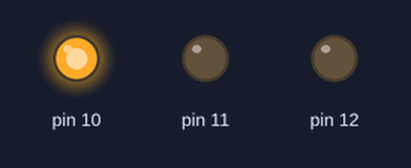
Bench run of a sketch on a simulated Arduino Uno, built with avr-gcc and run on an emulated ATmega328P. Parts: output pins drawn as LEDs (lit = HIGH).

Above: at 0.5 s.
At 2.5 s:
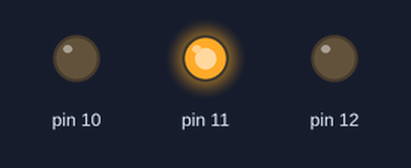
At 4.5 s:
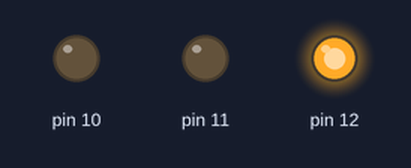
At 5.5 s:
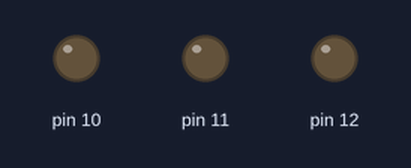
Timing chart, 0 to 7.8 s (numbered marks = the images above):
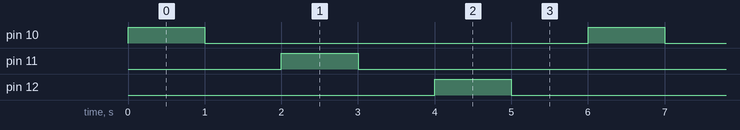

Measured:
- by itself, pin 10–12: alternates HIGH for 1.0 s and LOW for 5.0 s
- by itself, everything shown: repeats every 6.0 s, in 6 steps

The sketch:

LEDs_indicator.ino
```cpp
void setup()
{
  pinMode(10,OUTPUT);
 // RED LED
  pinMode(11,OUTPUT);
 // YELLOW LED
  pinMode(12,OUTPUT);
 // GREEN LED

}

void loop()
{
  digitalWrite(10, HIGH);
  delay(1000);
  digitalWrite(10, LOW);
  delay(1000);
  digitalWrite(11, HIGH);
  delay(1000);
  digitalWrite(11, LOW);
  delay(1000);
  digitalWrite(12, HIGH);
  delay(1000);
  digitalWrite(12, LOW);
  delay(1000);

///

}
```
